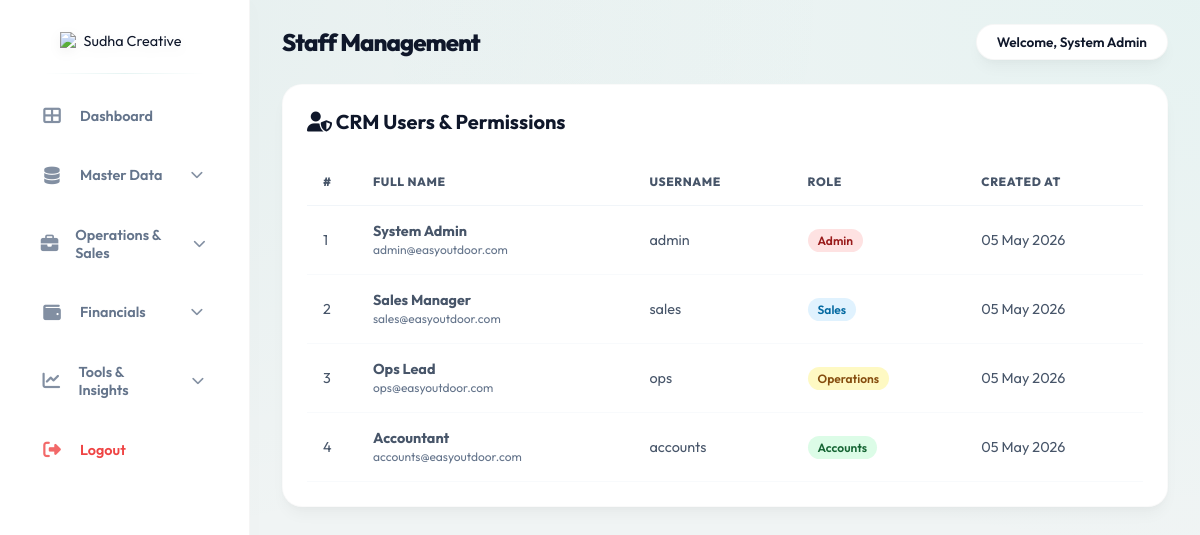
The page /modules/admin/users.php (signed in) on the database its author committed.
### tables this page shows
CREATE TABLE IF NOT EXISTS `users` (
  `id` int(11) NOT NULL AUTO_INCREMENT,
  `username` varchar(50) NOT NULL UNIQUE,
  `password` varchar(255) NOT NULL,
  `role` enum('admin','sales','operations','accounts') NOT NULL,
  `full_name` varchar(100) DEFAULT NULL,
  `email` varchar(100) DEFAULT NULL,
  `created_at` timestamp NOT NULL DEFAULT current_timestamp(),
  PRIMARY KEY (`id`)
);

### modules/admin/users.php (the view, shortened to what this page needs)
<?php
$activePage = 'users';
$pageTitle = 'Staff Management';
include_once __DIR__ . '/../../includes/header.php';
$limit = 10;
$page = isset($_GET['page']) ? (int)$_GET['page'] : 1;
$offset = ($page - 1) * $limit;
$users = $pdo->prepare("SELECT * FROM users ORDER BY id ASC LIMIT ? OFFSET ?");
$users->execute([$limit, $offset]);
$users = $users->fetchAll();
?>
<div class="card">
    <div style="display: flex; justify-content: space-between; align-items: center; margin-bottom: 1.5rem;">
        <h2 style="font-size: 1.25rem;"><i class="fas fa-user-shield"></i> CRM Users & Permissions</h2>
    </div>
    <table class="table">
        <thead>
            <tr>
                <th style="width: 50px;">#</th>
                <th>Full Name</th>
                <th>Username</th>
                <th>Role</th>
                <th>Created At</th>
            </tr>
        </thead>
        <tbody>
            <?php
            $sn = $offset + 1;
            foreach ($users as $user): ?>
            <tr>
                <td><?php echo $sn++; ?></td>
                <td>
                    <strong><?php echo $user['full_name']; ?></strong><br>
                    <small style="color: var(--secondary);"><?php echo $user['email']; ?></small>
                </td>
                <td><?php echo $user['username']; ?></td>
                <td>
                    <span class="role-badge role-<?php echo $user['role']; ?>">
                        <?php echo ucfirst($user['role']); ?>
                    </span>
                </td>
                <td><?php echo date('d M Y', strtotime($user['created_at'])); ?></td>
            </tr>
            <?php endforeach; ?>
        </tbody>
    </table>
</div>
<?php include_once __DIR__ . '/../../includes/footer.php'; ?>

### includes/header.php (shortened to what this page needs)
<!DOCTYPE html>
<html lang="en">
<head>
    <link rel="stylesheet" href="<?php echo BASE_URL; ?>assets/css/style.css">
    <link rel="stylesheet" href="https://cdnjs.cloudflare.com/ajax/libs/font-awesome/6.4.0/css/all.min.css">
</head>
<body>
    <?php if (!isset($hideSidebar) || !$hideSidebar): ?>
    <div class="sidebar">
        <div class="sidebar-brand">
            <img src="<?php echo BASE_URL; ?>assets/img/LOGO.png" alt="Sudha Creative" class="sidebar-logo">
        </div>
        <ul class="nav-menu">
            <li class="nav-item">
                <a href="<?php echo BASE_URL; ?>index.php" class="nav-link <?php echo $activePage == 'dashboard' ? 'active' : ''; ?>">
                    <i class="fas fa-th-large"></i> <span>Dashboard</span>
                </a>
            </li>
            <li class="nav-item has-submenu">
                <a href="#" class="nav-link submenu-toggle <?php echo in_array($activePage, ['clients', 'sites', 'vendors']) ? 'active submenu-open' : ''; ?>">
                    <i class="fas fa-database"></i> <span>Master Data</span> <i class="fas fa-chevron-down toggle-icon" style="margin-left: auto; font-size: 0.8rem;"></i>
                </a>
            </li>
            <li class="nav-item has-submenu">
                <a href="#" class="nav-link submenu-toggle <?php echo in_array($activePage, ['proposals', 'bookings']) ? 'active submenu-open' : ''; ?>">
                    <i class="fas fa-briefcase"></i> <span>Operations & Sales</span> <i class="fas fa-chevron-down toggle-icon" style="margin-left: auto; font-size: 0.8rem;"></i>
                </a>
            </li>
            <li class="nav-item has-submenu">
                <a href="#" class="nav-link submenu-toggle <?php echo in_array($activePage, ['invoices', 'payments']) ? 'active submenu-open' : ''; ?>">
                    <i class="fas fa-wallet"></i> <span>Financials</span> <i class="fas fa-chevron-down toggle-icon" style="margin-left: auto; font-size: 0.8rem;"></i>
                </a>
            </li>
            <li class="nav-item has-submenu">
                <a href="#" class="nav-link submenu-toggle <?php echo in_array($activePage, ['reports', 'resources', 'photofactory']) ? 'active submenu-open' : ''; ?>">
                    <i class="fas fa-chart-line"></i> <span>Tools & Insights</span> <i class="fas fa-chevron-down toggle-icon" style="margin-left: auto; font-size: 0.8rem;"></i>
                </a>
            </li>
            <li class="nav-item" style="margin-top: auto;">
                <a href="<?php echo BASE_URL; ?>logout.php" class="nav-link" style="color: #ef4444;">
                    <i class="fas fa-sign-out-alt"></i> <span>Logout</span>
                </a>
            </li>
        </ul>
    </div>
    <?php endif; ?>
    <div class="main-content" style="<?php echo (isset($hideSidebar) && $hideSidebar) ? 'margin-left: 0; padding: 1.5rem;' : ''; ?>">
        <div class="header">
            <div style="display: flex; align-items: center; gap: 1rem;">
                <h1><?php echo isset($pageTitle) ? $pageTitle : 'Dashboard'; ?></h1>
            </div>
            <div class="user-info">
                <span>Welcome, <?php echo $_SESSION['user_name'] ?? 'Guest'; ?></span>
            </div>
        </div>

### includes/footer.php (shortened to what this page needs)
    </div>
</body>
</html>

### assets/css/style.css (style rules this page uses)
:root { --primary: #0D9488; --primary-light: #2DD4BF; --primary-dark: #0F766E; --brand-red: #A81C1C; --brand-orange: #F97316; --secondary: #64748B; --accent: var(--brand-orange); --success: #10B981; --danger: #EF4444; --dark: #0F172A; --light: #F8FAF9; --white: #FFFFFF; --sidebar-width: 250px; --radius: 16px; --shadow-sm: 0 2px 4px rgba(0,0,0,0.02); --shadow: 0 10px 15px -3px rgba(0,0,0,0.04), 0 4px 6px -2px rgba(0,0,0,0.02); --shadow-lg: 0 20px 25px -5px rgba(0,0,0,0.06), 0 10px 10px -5px rgba(0,0,0,0.04); --glass: rgba(255, 255, 255, 0.7); --glass-border: rgba(255, 255, 255, 0.5); }
* { margin: 0; padding: 0; box-sizing: border-box; font-family: 'Outfit', sans-serif; }
body { background: #f0f4f4; background-image: radial-gradient(at 0% 0%, rgba(13, 148, 136, 0.05) 0px, transparent 50%), radial-gradient(at 100% 0%, rgba(45, 212, 191, 0.05) 0px, transparent 50%); color: var(--dark); display: flex; min-height: 100vh; -webkit-font-smoothing: antialiased; font-size: 0.9rem; }
.sidebar { width: var(--sidebar-width); background: #ffffff; height: 100vh; position: fixed; padding: 1.5rem 1.25rem; display: flex; flex-direction: column; z-index: 1000; border-right: 1px solid rgba(0,0,0,0.04); box-shadow: 4px 0 20px rgba(0,0,0,0.01); }
.sidebar-brand { margin-bottom: 2rem; padding: 0.5rem; text-align: center; position: relative; }
.sidebar-brand::after { content: ''; position: absolute; bottom: -1rem; left: 1.5rem; right: 1.5rem; height: 1px; background: linear-gradient(90deg, transparent, rgba(13, 148, 136, 0.1), transparent); }
.sidebar-logo { max-width: 130px; max-height: 70px; object-fit: contain; height: auto; filter: drop-shadow(0 4px 6px rgba(0,0,0,0.05)); mix-blend-mode: multiply; display: block; margin: 0 auto; transition: transform 0.3s ease; }
.nav-menu { list-style: none; display: flex; flex-direction: column; gap: 0.5rem; }
.nav-link { display: flex; align-items: center; padding: 0.85rem 1.25rem; color: var(--secondary); text-decoration: none; border-radius: 14px; transition: all 0.3s cubic-bezier(0.4, 0, 0.2, 1); font-weight: 600; font-size: 0.9rem; gap: 1rem; margin: 0.2rem 0; }
.nav-link i { font-size: 1.1rem; width: 24px; text-align: center; opacity: 0.8; transition: all 0.3s; }
.toggle-icon { transition: transform 0.3s ease; }
.main-content { margin-left: var(--sidebar-width); flex: 1; padding: 1.5rem 2rem; max-width: 100%; }
.header { display: flex; justify-content: space-between; align-items: center; margin-bottom: 1.5rem; }
.header h1 { font-size: 1.5rem; font-weight: 800; color: var(--dark); letter-spacing: -0.04em; }
.user-info { display: flex; align-items: center; gap: 0.75rem; padding: 0.5rem 1.25rem; background: var(--white); border-radius: 9999px; box-shadow: var(--shadow); border: 1px solid rgba(0,0,0,0.03); font-size: 0.85rem; font-weight: 600; }
.card { background: var(--white); border-radius: 20px; padding: 1.5rem; box-shadow: var(--shadow); border: 1px solid rgba(0,0,0,0.02); margin-bottom: 1.5rem; position: relative; overflow: hidden; }
.card::after { content: ''; position: absolute; top: 0; left: 0; width: 100%; height: 4px; background: linear-gradient(90deg, var(--primary), var(--primary-light)); opacity: 0; transition: opacity 0.3s; }
.table { width: 100%; border-collapse: collapse; }
.table th { padding: 1rem; color: #475569; font-weight: 800; font-size: 0.75rem; text-transform: uppercase; letter-spacing: 0.05em; text-align: left; border-bottom: 1px solid #f1f5f9; }
.table tr td { padding: 1rem; border-bottom: 1px solid #f8fafc; vertical-align: middle; color: #475569; background: transparent; }
.table tr td:first-child, .table tr td:last-child { border-radius: 0; border-left: none; border-right: none; }

### modules/admin/users.php (style rules this page uses)
.role-badge { padding: 0.25rem 0.625rem; border-radius: 9999px; font-size: 0.75rem; font-weight: 600; }
.role-admin { background: #fee2e2; color: #991b1b; }
.role-sales { background: #e0f2fe; color: #0369a1; }
.role-operations { background: #fef9c3; color: #854d0e; }
.role-accounts { background: #dcfce7; color: #166534; }

### rows shown on the page
users: full_name "System Admin", email "admin@easyoutdoor.com", username "admin", role "Admin", created_at "05 May 2026"
users: full_name "Sales Manager", email "sales@easyoutdoor.com", username "sales", role "Sales", created_at "05 May 2026"
users: full_name "Ops Lead", email "ops@easyoutdoor.com", username "ops", role "Operations", created_at "05 May 2026"
users: full_name "Accountant", email "accounts@easyoutdoor.com", username "accounts", role "Accounts", created_at "05 May 2026"

### other values the page prints
$pageTitle "Staff Management"
$_SESSION['user_name'] "System Admin"
